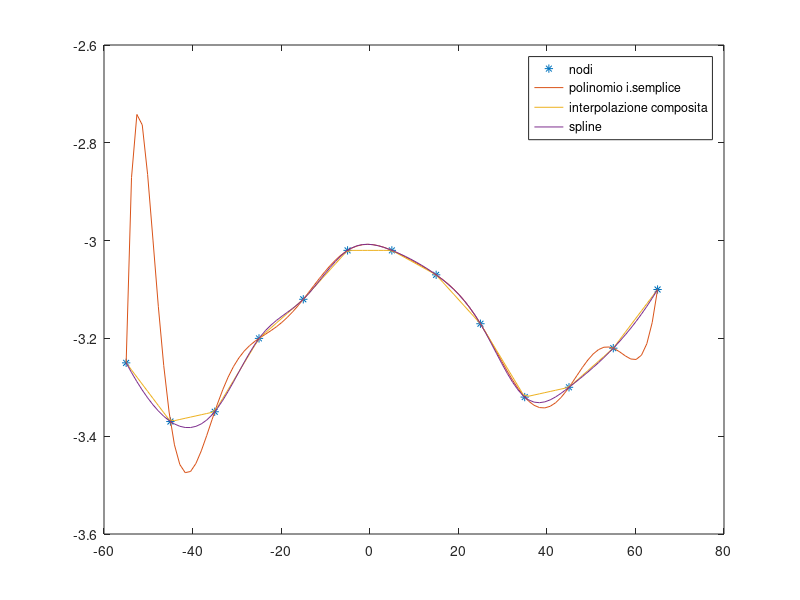

Recreate this plot in MATLAB.
close all
clear
clc

x = -55:10:65;
n = length(x);
y = [-3.25 -3.37 -3.35 -3.2 -3.12 -3.02 -3.02 -3.07 -3.17 -3.32 -3.3 -3.22 -3.1];
x1 = linspace(-55,65);

%interpolazione semplice
p = polyfit(x,y,n-1);
plot(x,y,'*');
hold on
plot(x1,polyval(p,x1));

%interpolazione composita
pc = interp1(x,y,x1);
plot(x1,pc);

%interpolazione spline
ps = spline(x,y,x1);
plot(x1,ps);


legend("nodi","polinomio i.semplice", ...
    "interpolazione composita","spline");
